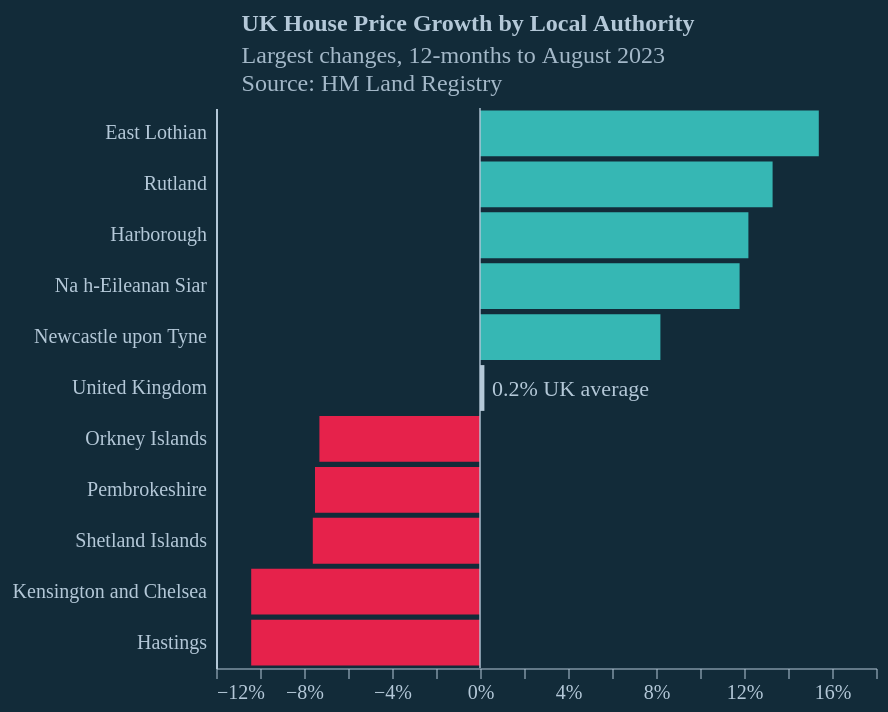

Specify this chart in Vega-Lite:
### Vega-Lite specification from a JSON file in a GitHub repository (floating-point values rounded to 4 significant figures)
{"config": {"background": "#122b39", "font": "Circular Std", "axisX": {"labelColor": "#b4c8d8", "tickColor": "#b4c8d8", "domainColor": "#b4c8d8", "domainOpacity": 0.5, "grid": false, "labelAngle": 0, "tickCount": 10, "tickOpacity": 0.5, "title": null}, "axisY": {"labelColor": "#b4c8d8", "tickColor": "#b4c8d8", "domainColor": "#b4c8d8", "gridColor": "#b4c8d8", "gridDash": [1, 5], "gridOpacity": 0.5, "labelPadding": 5, "tickCount": 8, "tickOpacity": 0.5, "ticks": false, "title": null, "titleAlign": "left", "titleAngle": 0, "titleBaseline": "bottom", "titleColor": "#b4c8d8", "titleFontSize": 12, "titleOpacity": 0.9, "titleX": 0, "titleY": -7}, "view": {"stroke": null, "continuousWidth": 330, "continuousHeight": 280}, "title": {"anchor": "start", "dx": 115, "fontSize": 12, "subtitleFontSize": 12, "color": "#b4c8d8", "subtitleColor": "#b4c8d8E6", "subtitlePadding": 4, "offset": 5}, "text": {"color": "#b4c8d8", "fontSize": 12}}, "layer": [{"data": {"name": "data-d9e8d24c7e6f4b0de62ddfebed283e86"}, "mark": {"type": "bar"}, "encoding": {"color": {"field": "color", "scale": null, "type": "nominal"}, "tooltip": [{"field": "RegionName", "title": "Region", "type": "nominal"}, {"field": "12m%Change", "format": ".2%", "title": "12m Change", "type": "quantitative"}, {"field": "AveragePriceStr", "title": "Average Price", "type": "nominal"}], "x": {"axis": {"format": "%", "gridOpacity": 0.6}, "field": "12m%Change", "scale": {"padding": 10}, "type": "quantitative"}, "y": {"field": "RegionName", "sort": "-x", "type": "nominal"}}}, {"data": {"name": "data-9c00aa9dc2b1c1a0b4bf9b34ead12925"}, "mark": {"type": "rule", "color": "#b4c8d8", "size": 0.7}, "encoding": {"x": {"field": "x", "type": "quantitative"}}}, {"data": {"name": "data-1161fe6dbf20899a0533e388c28c7201"}, "mark": {"type": "text", "align": "left", "baseline": "middle", "dx": -27, "dy": 1, "fontSize": 11}, "encoding": {"text": {"field": "text", "type": "nominal"}}}], "title": {"text": "UK House Price Growth by Local Authority", "subtitle": ["Largest changes, 12-months to August 2023", "Source: HM Land Registry"]}, "$schema": "https://vega.github.io/schema/vega-lite/v5.8.0.json", "datasets": {"data-d9e8d24c7e6f4b0de62ddfebed283e86": [{"Date": "2023-08-01T00:00:00", "RegionName": "Kensington and Chelsea", "AreaCode": "E09000020", "AveragePrice": 1359000.0, "Index": 103.5, "IndexSA": null, "1m%Change": 0.2, "12m%Change": -0.104, "AveragePriceStr": "£1,358,879", "color": "#e6224b", "text": "-10.4%"}, {"Date": "2023-08-01T00:00:00", "RegionName": "Hastings", "AreaCode": "E07000062", "AveragePrice": 261100.0, "Index": 169.2, "IndexSA": null, "1m%Change": -3.1, "12m%Change": -0.104, "AveragePriceStr": "£261,075", "color": "#e6224b", "text": "-10.4%"}, {"Date": "2023-08-01T00:00:00", "RegionName": "Shetland Islands", "AreaCode": "S12000027", "AveragePrice": 181800.0, "Index": 136.2, "IndexSA": null, "1m%Change": 0.7, "12m%Change": -0.076, "AveragePriceStr": "£181,821", "color": "#e6224b", "text": "-7.6%"}, {"Date": "2023-08-01T00:00:00", "RegionName": "Pembrokeshire", "AreaCode": "W06000009", "AveragePrice": 225500.0, "Index": 142.7, "IndexSA": null, "1m%Change": -1.5, "12m%Change": -0.075, "AveragePriceStr": "£225,469", "color": "#e6224b", "text": "-7.5%"}, {"Date": "2023-08-01T00:00:00", "RegionName": "Orkney Islands", "AreaCode": "S12000023", "AveragePrice": 199000.0, "Index": 163.3, "IndexSA": null, "1m%Change": 0.1, "12m%Change": -0.073, "AveragePriceStr": "£198,965", "color": "#e6224b", "text": "-7.3%"}, {"Date": "2023-08-01T00:00:00", "RegionName": "Newcastle upon Tyne", "AreaCode": "E08000021", "AveragePrice": 204400.0, "Index": 141.9, "IndexSA": null, "1m%Change": 4.0, "12m%Change": 0.082, "AveragePriceStr": "£204,356", "color": "#36b7b4", "text": "8.2%"}, {"Date": "2023-08-01T00:00:00", "RegionName": "Na h-Eileanan Siar", "AreaCode": "S12000013", "AveragePrice": 173600.0, "Index": 163.8, "IndexSA": null, "1m%Change": -4.9, "12m%Change": 0.118, "AveragePriceStr": "£173,552", "color": "#36b7b4", "text": "11.8%"}, {"Date": "2023-08-01T00:00:00", "RegionName": "Harborough", "AreaCode": "E07000131", "AveragePrice": 390700.0, "Index": 169.7, "IndexSA": null, "1m%Change": 1.9, "12m%Change": 0.122, "AveragePriceStr": "£390,734", "color": "#36b7b4", "text": "12.2%"}, {"Date": "2023-08-01T00:00:00", "RegionName": "Rutland", "AreaCode": "E06000017", "AveragePrice": 430300.0, "Index": 171.6, "IndexSA": null, "1m%Change": -1.4, "12m%Change": 0.133, "AveragePriceStr": "£430,288", "color": "#36b7b4", "text": "13.3%"}, {"Date": "2023-08-01T00:00:00", "RegionName": "East Lothian", "AreaCode": "S12000010", "AveragePrice": 336900.0, "Index": 179.5, "IndexSA": null, "1m%Change": 1.2, "12m%Change": 0.154, "AveragePriceStr": "£336,885", "color": "#36b7b4", "text": "15.4%"}, {"Date": "2023-08-01T00:00:00", "RegionName": "United Kingdom", "AreaCode": "K02000001", "AveragePrice": 291000.0, "Index": 152.6, "IndexSA": 149.8, "1m%Change": 0.3, "12m%Change": 0.002, "AveragePriceStr": "£291,044", "color": "#b4c8d8", "text": "0.2% UK average"}], "data-9c00aa9dc2b1c1a0b4bf9b34ead12925": [{"x": 0}], "data-1161fe6dbf20899a0533e388c28c7201": [{"Date": "2023-08-01T00:00:00", "RegionName": "United Kingdom", "AreaCode": "K02000001", "AveragePrice": 291000.0, "Index": 152.6, "IndexSA": 149.8, "1m%Change": 0.3, "12m%Change": 0.002, "AveragePriceStr": "£291,044", "color": "#b4c8d8", "text": "0.2% UK average"}]}, "width": 330, "height": 280}
